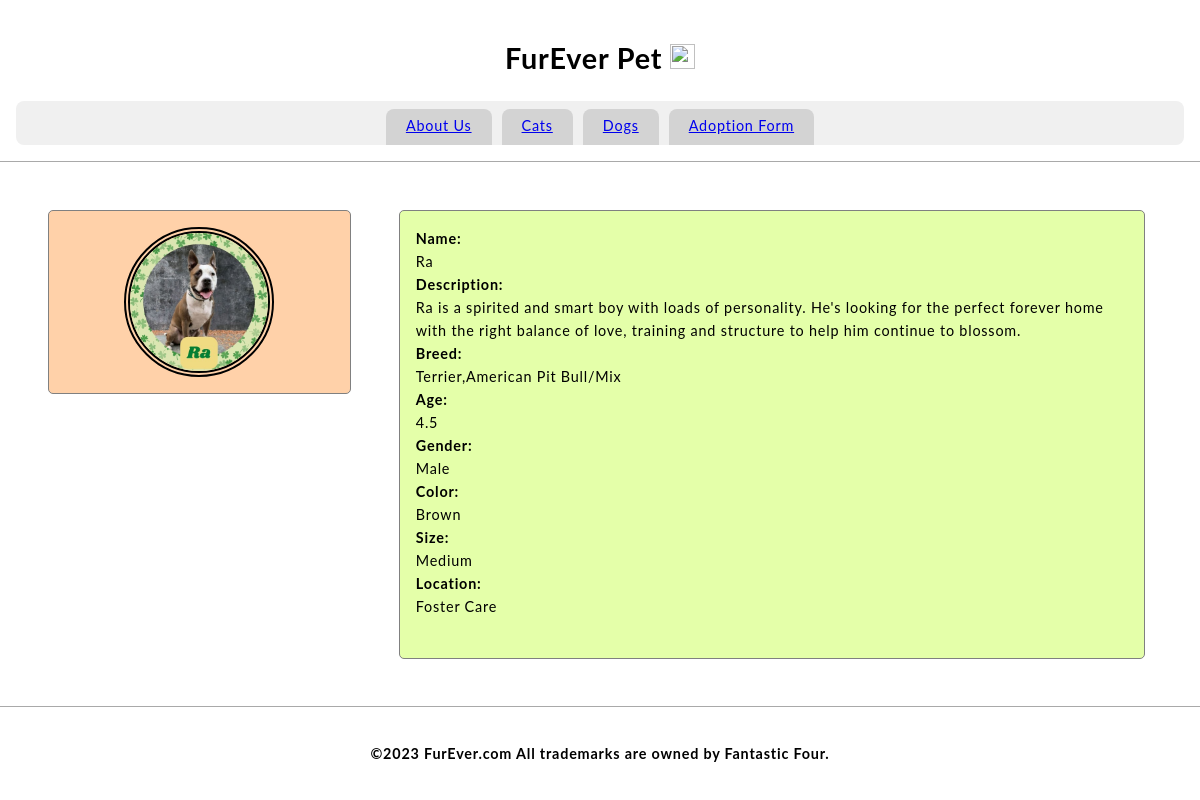
Page /dog_43078721 on the committed database.
### tables this page shows
CREATE TABLE Dog(id int, name varchar(45), description varchar(1000), breed varchar(20), age float, gender varchar(10),color varchar(10),size varchar(10), location varchar(10), primary key (id));

### Furever.py (the view)
@app.route('/dog_43078721')
def dog_430():
    c.execute("SELECT name, description, breed, age, gender, color, size, location FROM Dog")
    myresult = c.fetchall()[2]
    name, description, breed, age, gender, color, size, location = myresult
    return render_template('dog_43078721.html',name=name, description=description, breed=breed, age=age, gender=gender, color=color,size=size, location=location)

### prefix.py (called while the page is built)
    def __call__(self, environ, start_response):
        return self.app(environ, start_response)

### templates/dog_43078721.html (shortened to what this page needs)
<!DOCTYPE>
<html>
    <head>
        <link href="static/style.css" type="text/css" rel="stylesheet"/>
    </head>
    <body>
        <header>
            <h1 class="title">FurEver Pet <img src="static/logo.png" width=25px height=25px/></h1>
            <nav>
                <a class="nav-anchor" href="aboutus">About Us</a>
                <a class="nav-anchor" href="cats">Cats</a>
                <a class="nav-anchor" href="dogs">Dogs</a>
                <a class="nav-anchor" href="adoptionform">Adoption Form</a>
            </nav>
        </header>
        <main>
            <aside>
                <div class="aside-div">
                    <img src="43078721.jpg"/ width= 150px height = 150px>
                </div>
            </aside>
            <section>
                <article class="article-div">
                          <b>Name:</b>
                    <br>
                    {{name}}
                    <br>
                    <b>Description:</b>
                    <br>
                    {{description}}
                    <br>
                    <b>Breed:</b>
                    <br>
                    {{breed}}
                    <br>
                    <b>Age:</b>
                    <br>
                    {{age}}
                    <br>
                    <b>Gender:</b>
                    <br>
                    {{gender}}
                    <br>
                    <b>Color:</b>
                    <br>
                    {{color}}
                    <br>
                    <b>Size:</b>
                    <br>
                    {{size}}
                    <br>
                    <b>Location:</b>
                    <br>
                    {{location}}
                    <br>
                    <br>
                </article>
            </section>
        </main>
        <footer>
            <h4 class="title">©2023 FurEver.com All trademarks are owned by Fantastic Four.</h4>
        </footer>
    </body>
</html>

### static/style.css (style rules this page uses)
* { box-sizing: border-box; }
body { height: 100vh; width: 100vw; display: flex; flex-direction: column; font-family: 'Lato', sans-serif; margin: 0; font-size: 0.9rem; line-height: 1.6; letter-spacing: 0.05rem; }
header { justify-content: center; background-color: #C2CADO; padding: 1rem; }
.title { text-align: center; background-color: white; }
nav { background-color: #F0F0F0; display: flex; justify-content: center; border-radius: 0.5rem; padding-top: 0.5rem; }
nav a { cursor:pointer; background-color:lightgray; margin: 0 5px; padding:5px 20px; border-bottom: 0.2rem solid lightgray; border-top-left-radius: 0.5rem; border-top-right-radius: 0.5rem; }
main { padding: 1rem; background-color: white; overflow-y: auto; display: flex; #flex-direction: column; justify-content: center; align-items: start; border-top:solid 1px darkgray; border-bottom:solid 1px darkgray; }
aside { width: 30vw; display: flex; flex-direction: column; justify-content: space-evenly; padding: 1rem; }
.aside-div { background-color: #FFD1A9; min-height: 150px; margin: 1rem; width: 95%; overflow-y: auto; padding:1rem; border-radius:5px; border:1px solid gray; display: flex; justify-content: center; align-items: center; }
.aside-div img { border-radius: 75px; border: 6px double; }
section { width: 70vw; display: flex; flex-direction: column; justify-content: space-evenly; padding: 1rem; }
.article-div { background-color: #E4FFA9; min-height: 150px; margin: 1rem; width: 95%; overflow-y: auto; padding:1rem; border-radius:5px; border:1px solid gray; }
footer { #position: fixed; #bottom: 0; background-color: white; justify-content: center; padding: 1rem; width: 100%; }

### rows in the picture
Dog: name "Ra", description "Ra is a spirited and smart boy with loads of personality. He's looking for the perfect forever home with the right balance of love, training and structure to help him continue to blossom.", breed "Terrier,American Pit Bull/Mix", age "4.5", gender "Male", color "Brown", size "Medium", location "Foster Care"
